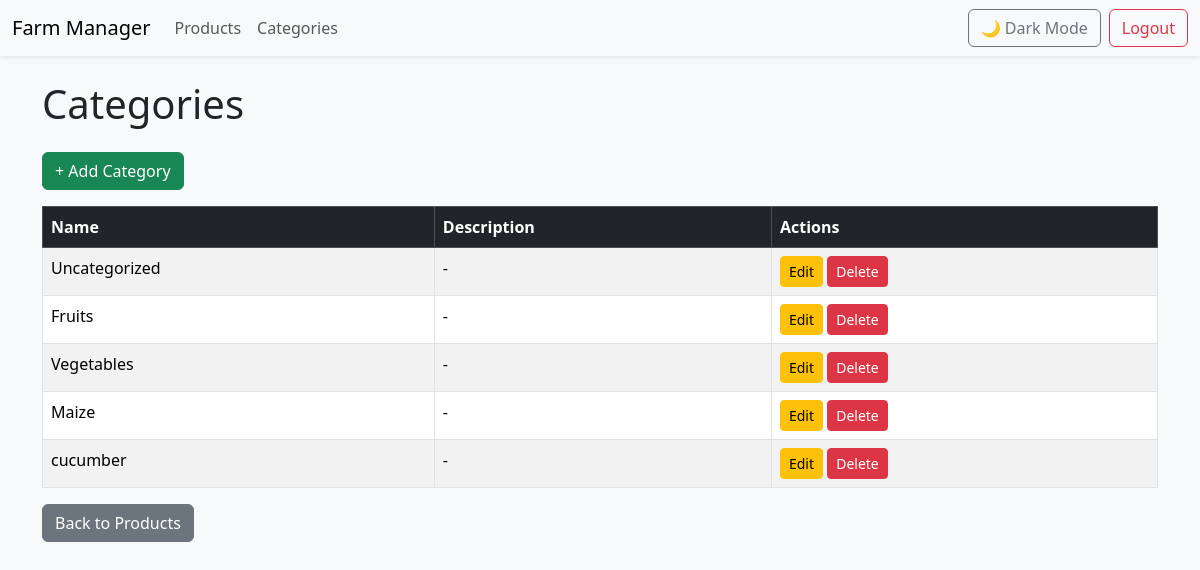
Page /categories/ (signed in) on the committed database.
### products/models.py (models this page shows, shortened)
class Category(models.Model):
    name = models.CharField(max_length=100, unique=True)

### products/views.py (the view)
# urls.py: path('categories/', views.category_list, name='category_list'),
@login_required
def category_list(request):
    categories = Category.objects.all()
    return render(request, 'products/category_list.html', {
        'categories': categories
    })

### products/templates/products/category_list.html (shortened to what this page needs)
{% extends 'products/base.html' %}
{% block content %}
<h1 class="mb-4">Categories</h1>
<a href="{% url 'category_add' %}" class="btn btn-success mb-3">+ Add Category</a>
<table class="table table-striped table-bordered">
    <thead class="table-dark">
        <tr>
            <th>Name</th>
            <th>Description</th>
            <th>Actions</th>
        </tr>
    </thead>
    <tbody>
    {% for category in categories %}
        <tr>
            <td>{{ category.name }}</td>
            <td>{{ category.description|default:"-" }}</td>
            <td>
                <a href="{% url 'category_edit' category.id %}" class="btn btn-sm btn-warning">Edit</a>
                <form method="post" action="{% url 'category_delete' category.id %}" class="d-inline">
                    <button type="submit" class="btn btn-sm btn-danger" onclick="return confirm('Delete this category?');">Delete</button>
                </form>
            </td>
        </tr>
    {% empty %}
        <tr><td colspan="3" class="text-center">No categories found.</td></tr>
    {% endfor %}
    </tbody>
</table>
<a href="{% url 'product_list' %}" class="btn btn-secondary">Back to Products</a>
{% endblock %}

### rows in the picture
Category: name "Uncategorized", description "-"
Category: name "Fruits", description "-"
Category: name "Vegetables", description "-"
Category: name "Maize", description "-"
Category: name "cucumber", description "-"
